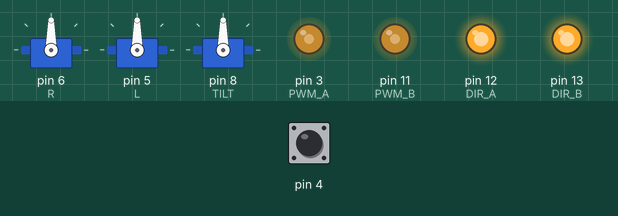
A sketch run on a simulated Arduino Uno, built with avr-gcc and run on an emulated ATmega328P. Shown: 3 × servo, output pins drawn as LEDs (lit = HIGH). The test bench sets the inputs (shaded band); at power-on: pin 4 HIGH.

Above: at 0.1 s.
Timing chart, 0 to 1.6 s (numbered marks = the images above):
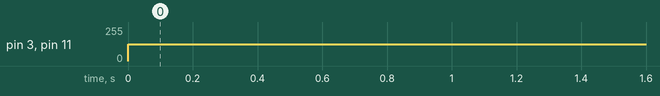

The sketch:

autonomy.ino
```cpp
#include <Servo.h>
// Define pin constants for car motion
#define DIR_A 12
#define DIR_B 13
#define PWM_A 3
#define PWM_B 11


// Define pin constants for servo actions
#define R 6
#define L 5
#define TILT 8

// Define pin constants for I2C colour sensors
#define SDA A4
#define SCL A5

// Define pin constants for distance sensor
#define ECHO 10
#define TRIG 9

// Constant for calculating distances
const double k = 0.034 / 2;

double getDistance();

Servo rClaw;
Servo lClaw;
Servo tilt;

void setup() {
  // put your setup code here, to run once:
  rClaw.attach(R);
  lClaw.attach(L);
  tilt.attach(TILT);

  pinMode(PWM_A, OUTPUT);
  for (int i = PWM_B; i <= DIR_B; i++) {
    pinMode(i, OUTPUT);
  }


  digitalWrite(DIR_A, HIGH);
  digitalWrite(DIR_B, HIGH);
}

bool first = true;
uint8_t knowns = 0;
void loop() {
  while (!digitalRead(4));

  analogWrite(PWM_A, 127);
  analogWrite(PWM_B, 127);

}

double getDistance() {
  digitalWrite(TRIG, LOW);
  delayMicroseconds(2);

  digitalWrite(TRIG, HIGH);
  delayMicroseconds(10);
  digitalWrite(TRIG, LOW);

  return pulseIn(ECHO, HIGH) * k;
}
```

Measured:
- by itself, pin 3 (PWM_A), pin 11 (PWM_B): 0/255 → 127/255 at 0.00 s
